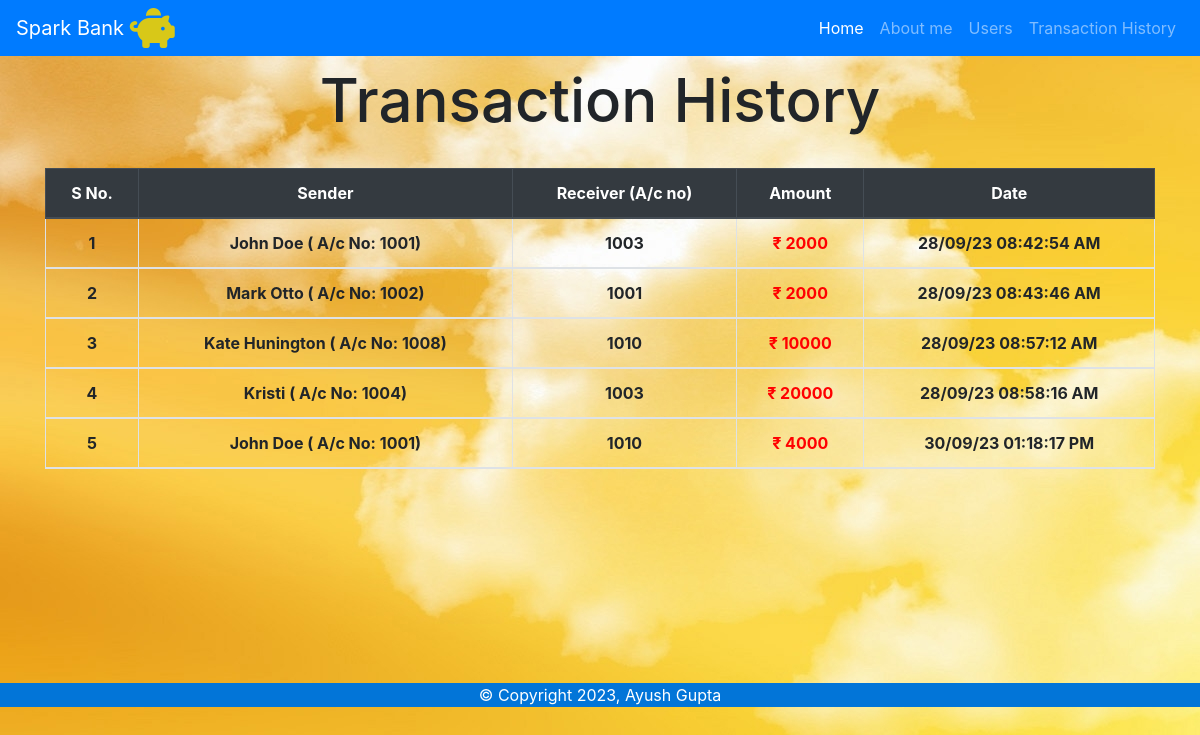
The page /history.php on the database its author committed.
### tables this page shows
CREATE TABLE `transaction` (
  `id` int(11) NOT NULL,
  `sender` varchar(50) NOT NULL,
  `receiver` varchar(50) NOT NULL,
  `amount` bigint(20) NOT NULL,
  `date` varchar(30) NOT NULL
);

### history.php (the view, shortened to what this page needs)
<?php
include 'db_connection.php';
$str="select * from transaction";
$res=mysqli_query($conn,$str);
?>
<!DOCTYPE html>
<html>
<head>
	<link rel="stylesheet" type="text/css" href="Css/history.css">
</head>
<body style="background-image: url('image/background.jpg')">
		<?php include "navbar.php"; ?>
	<div>
		<h1 class="text-center mt-2" style="font-size:60px">Transaction History</h1>
		<div>
			<div class="container">
				<br>
				<div class="table-wrapper-scroll-y my-custom-scrollbar">
				<table class="table table-bordered table-striped mb-0" style="text-align: center;">
					<thead style="position: sticky;top: 0" class="thead-dark">
						<tr>
							<th class="header">S No.</th>
							<th class="header">Sender</th>
							<th class="header">Receiver (A/c no)</th>
							<th class="header">Amount</th>
							<th class="header">Date</th>
						</tr>
						<?php
							while ($rs=mysqli_fetch_array($res)) {
								?>
						<tr>
							<td><?php echo $rs['id']; ?></td>
							<td><?php echo $rs['sender']; ?></td>
							<td><?php echo $rs['receiver']; ?></td>
							<td style="color:red">&#8377; <?php echo $rs['amount']; ?></td>
							<td><?php echo $rs['date']; ?></td>
						</tr>
						<?php
							}
						?>
					</thead>
				</table>
			</div>
			</div>
		<footer>
			<center>
				<div class="foot">
				&#169; Copyright 2023, Ayush Gupta
				</div>
			</center>
	</footer>
</body>
</html>

### Css/history.css (style rules this page uses)
.foot { background-color: #0275d8; color: white; margin-top: 35px; }
.header { position:sticky; top: 0 ; }
.my-custom-scrollbar { position: relative; height: 480px; overflow: auto; }
.table-wrapper-scroll-y { display: block; }
td { font-weight: bold; }

### rows shown on the page
transaction: id "1", sender "John Doe ( A/c No: 1001)", receiver "1003", amount "2000", date "28/09/23 08:42:54 AM"
transaction: id "2", sender "Mark Otto ( A/c No: 1002)", receiver "1001", amount "2000", date "28/09/23 08:43:46 AM"
transaction: id "3", sender "Kate Hunington ( A/c No: 1008)", receiver "1010", amount "10000", date "28/09/23 08:57:12 AM"
transaction: id "4", sender "Kristi ( A/c No: 1004)", receiver "1003", amount "20000", date "28/09/23 08:58:16 AM"
transaction: id "5", sender "John Doe ( A/c No: 1001)", receiver "1010", amount "4000", date "30/09/23 01:18:17 PM"
